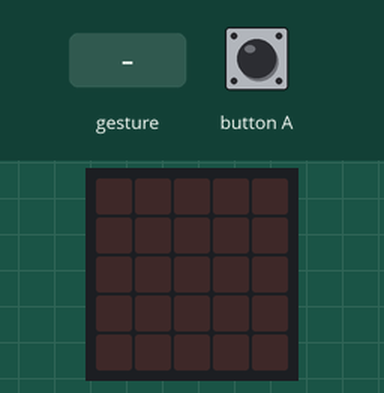
Bench run of a program on a simulated BBC micro:bit (MakeCode). On the bench: the board's 5×5 LED display. Inputs (shaded band) come from the test bench. Random numbers come from a fixed seed; a tilt is held for 1.5 s and a shake lasts 1 s, then the board lies face up again.

Above: at 1.2 s.
1.3 s: button A pressed for 0.15 s
At 2.2 s:
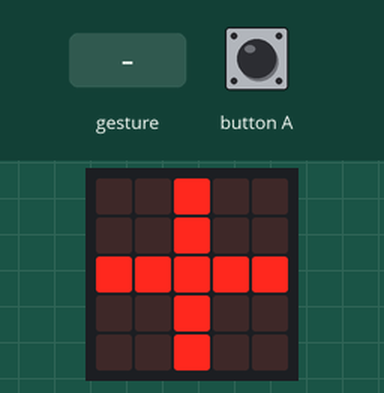
2.9 s: gesture 'shake'
At 4.0 s:
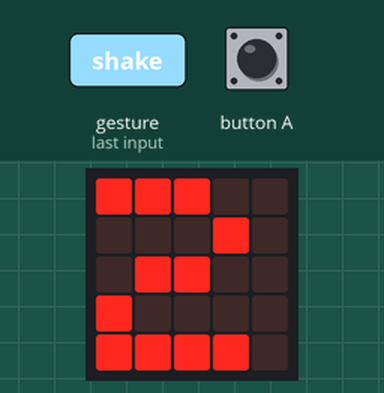
Timing chart, 0 to 5.9 s (numbered marks = the images above; inputs shaded):
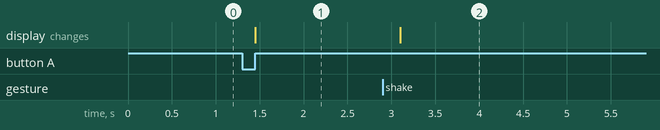

Measured:
- after the input at 1.3 s, the display: changes after 0.15 s (image 1)
- after the input at 2.9 s, the display: changes after 0.20 s (image 2)

The program:

main.ts
```typescript
input.onButtonPressed(Button.A, function () {
    basic.showLeds(`
        . . # . .
        . . # . .
        # # # # #
        . . # . .
        . . # . .
        `)
})
input.onGesture(Gesture.Shake, function () {
    basic.showNumber(randint(1, 6))
})
basic.forever(function () {

})
```

test.ts
```typescript
// Hier kann man Tests durchführen; diese Datei wird nicht kompiliert, wenn dieses Paket als Erweiterung verwendet wird.
```
